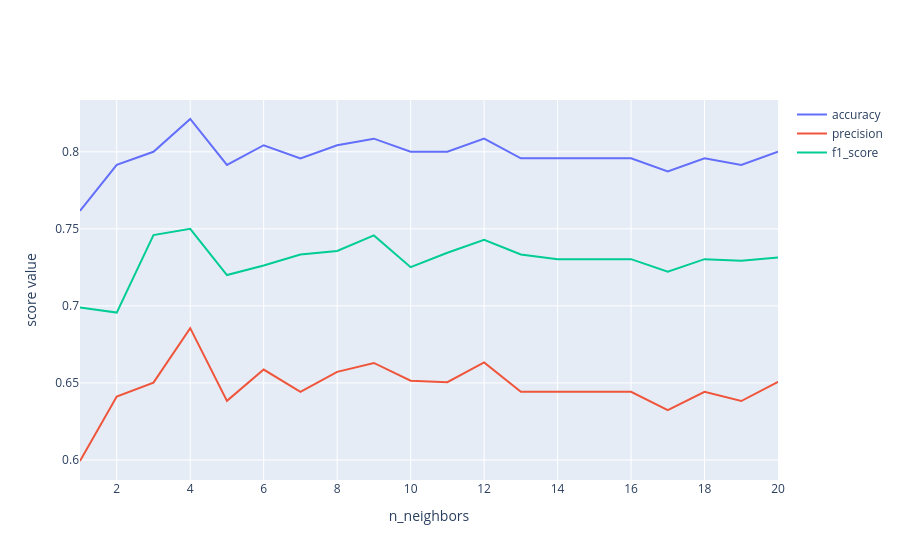

The cell this chart's notebook holds for it:
### Code cell
neighbor_count = [val for val in range(1,21)]
accuracy_list = []
precision_list = []
f1_score_list = []

for val in neighbor_count:
    neigh_titanic = KNeighborsClassifier(n_neighbors=val)
    neigh_titanic.fit(new_X_train, y_train)

    titanic_prediction = neigh_titanic.predict(new_X_test)

    accuracy = accuracy_score(y_test, titanic_prediction)
    accuracy_list.append(accuracy)

    precision = average_precision_score(y_test, titanic_prediction)
    precision_list.append(precision)

    f1 = f1_score(y_test, titanic_prediction)
    f1_score_list.append(f1)


metric_list = ["accuracy", "precision", "f1_score"]
column_names = ["n_neighbor"] + metric_list

prediction_scores = pd.DataFrame(list(zip(neighbor_count, accuracy_list, precision_list, f1_score_list)), columns=column_names)

fig_4 = go.Figure()

for val in metric_list:

    fig_4.add_trace(
        go.Scatter(
            x=neighbor_count,
            y=prediction_scores[val],
            name=val
        )
    )

fig_4.update_xaxes(title_text="n_neighbors")
fig_4.update_yaxes(title_text="score value")
fig_4.show()

### Figure 1 — Plotly figure (JSON) as saved in the notebook; plotly's stock layout.template omitted (floating-point values rounded to 4 significant figures)
{"data": [{"name": "accuracy", "type": "scatter", "x": [1, 2, 3, 4, 5, 6, 7, 8, 9, 10, 11, 12, 13, 14, 15, 16, 17, 18, 19, 20], "y": [0.7617, 0.7915, 0.8, 0.8213, 0.7915, 0.8043, 0.7957, 0.8043, 0.8085, 0.8, 0.8, 0.8085, 0.7957, 0.7957, 0.7957, 0.7957, 0.7872, 0.7957, 0.7915, 0.8]}, {"name": "precision", "type": "scatter", "x": [1, 2, 3, 4, 5, 6, 7, 8, 9, 10, 11, 12, 13, 14, 15, 16, 17, 18, 19, 20], "y": [0.5994, 0.6412, 0.6502, 0.6856, 0.6384, 0.6587, 0.6442, 0.6572, 0.663, 0.6514, 0.6505, 0.6634, 0.6442, 0.6443, 0.6443, 0.6443, 0.6323, 0.6443, 0.6383, 0.6507]}, {"name": "f1_score", "type": "scatter", "x": [1, 2, 3, 4, 5, 6, 7, 8, 9, 10, 11, 12, 13, 14, 15, 16, 17, 18, 19, 20], "y": [0.6989, 0.6957, 0.7459, 0.75, 0.72, 0.7262, 0.7333, 0.7356, 0.7458, 0.7251, 0.7345, 0.7429, 0.7333, 0.7303, 0.7303, 0.7303, 0.7222, 0.7303, 0.7293, 0.7314]}], "layout": {"xaxis": {"title": {"text": "n_neighbors"}}, "yaxis": {"title": {"text": "score value"}}}}
